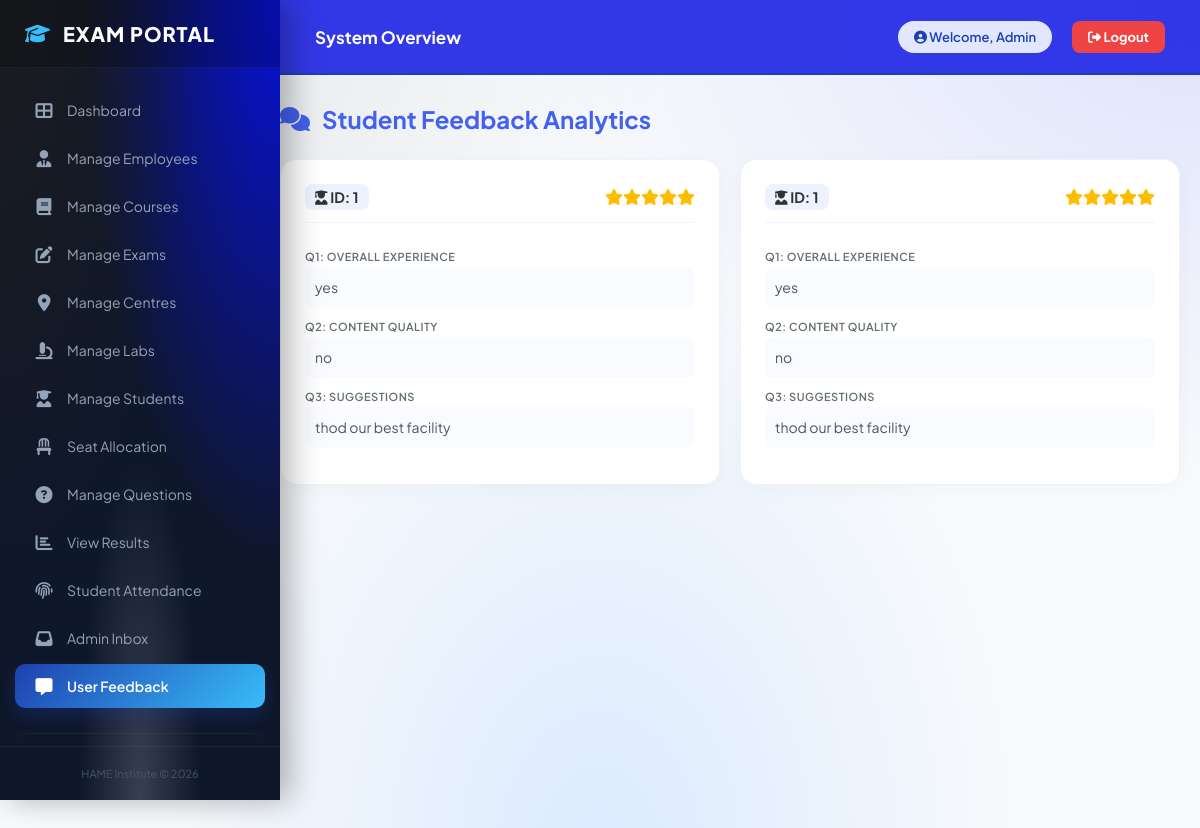
The app's page /admin/feedback.php with its own data.
### tables this page shows
CREATE TABLE `feedback` (
  `id` int(11) NOT NULL,
  `student_id` int(11) DEFAULT NULL,
  `exam_id` int(11) DEFAULT NULL,
  `rating` int(11) DEFAULT NULL,
  `q1` text DEFAULT NULL,
  `q2` text DEFAULT NULL,
  `q3` text DEFAULT NULL,
  `created_at` timestamp NOT NULL DEFAULT current_timestamp()
);

### admin/feedback.php (the view, shortened to what this page needs)
<?php
include "../config.php";
include "sidebar.php";
?>
<!DOCTYPE html>
<html lang="en">
<head>
    <link rel="stylesheet" href="https://cdnjs.cloudflare.com/ajax/libs/font-awesome/6.4.0/css/all.min.css">
</head>
<body>
<div class="main-container">
    <h3 class="page-title">
        <i class="fa-solid fa-comments"></i> Student Feedback Analytics
    </h3>
    <div class="feedback-grid">
        <?php
        $res = mysqli_query($conn, "SELECT * FROM feedback ORDER BY id DESC");
        if(mysqli_num_rows($res) > 0) {
            while($row = mysqli_fetch_assoc($res)) {
                ?>
                <div class="feedback-card">
                    <div class="card-header">
                        <span class="student-id">
                            <i class="fa-solid fa-user-graduate me-1"></i> ID: <?php echo $row['student_id']; ?>
                        </span>
                        <span class="rating-badge">
                            <?php
                                for($i=1; $i<=5; $i++){
                                    if($i <= $row['rating']) echo '<i class="fa-solid fa-star"></i>';
                                    else echo '<i class="fa-regular fa-star" style="color:#cbd5e0"></i>';
                                }
                            ?>
                        </span>
                    </div>
                    <div class="question-box">
                        <span class="q-label">Q1: Overall Experience</span>
                        <span class="q-text"><?php echo $row['q1']; ?></span>
                        <span class="q-label">Q2: Content Quality</span>
                        <span class="q-text"><?php echo $row['q2']; ?></span>
                        <span class="q-label">Q3: Suggestions</span>
                        <span class="q-text"><?php echo $row['q3']; ?></span>
                    </div>
                </div>
                <?php
            }
        } else {
            echo "<div class='empty-state'>
                    <i class='fa-regular fa-face-meh' style='font-size:48px; margin-bottom:15px; display:block;'></i>
                    No feedback received yet.
                  </div>";
        }
        ?>
    </div>
</div>
</body>
</html>

### admin/sidebar.php (style rules this page uses)
:root { --primary-blue: #1e40af; --dark-navy: #0f172a; --sky-accent: #38bdf8; --light-blue-bg: #f0f7ff; --sidebar-width: 280px; --topbar-height: 75px; }
* { box-sizing: border-box; }
body { margin: 0; padding: 0; font-family: 'Plus Jakarta Sans', sans-serif; background-color: #eef2ff; background-image: radial-gradient(at 0% 0%, rgba(15, 18, 28, 0.1) 0px, transparent 40%), radial-gradient(at 100% 0%, rgba(14, 26, 250, 0.1) 0px, transparent 40%), radial-gradient(at 50% 100%, rgba(219, 234, 254, 1) 0px, transparent 50%); background-attachment: fixed; min-height: 100vh; }

### admin/feedback.php (style rules this page uses)
:root { --primary: #4361ee; --bg: #f8fafc; --surface: #ffffff; --text-main: #2d3436; --text-muted: #636e72; --star: #ffbc00; }
body { font-family: 'Plus Jakarta Sans', sans-serif; background-color: var(--bg); margin: 0; color: var(--text-main); }
.main-container { padding: 20px; margin-top: 60px; max-width: 1400px; margin-left: auto; margin-right: auto; }
@media (min-width: 992px) { .main-container { padding-left: 280px; } }
.page-title { font-size: 24px; font-weight: 700; color: var(--primary); margin-bottom: 25px; display: flex; align-items: center; gap: 12px; }
.feedback-grid { display: grid; grid-template-columns: repeat(auto-fill, minmax(320px, 1fr)); gap: 20px; }
.feedback-card { background: var(--surface); border-radius: 16px; padding: 24px; box-shadow: 0 4px 20px rgba(0, 0, 0, 0.03); border: 1px solid #edf2f7; transition: transform 0.3s ease, box-shadow 0.3s ease; display: flex; flex-direction: column; justify-content: space-between; }
.card-header { display: flex; justify-content: space-between; align-items: center; margin-bottom: 15px; border-bottom: 1px solid #f1f5f9; padding-bottom: 12px; }
.student-id { font-weight: 700; color: var(--text-main); font-size: 0.9rem; background: #eef2ff; padding: 4px 10px; border-radius: 8px; }
.rating-badge { color: var(--star); font-weight: 700; font-size: 1rem; }
.question-box { margin-top: 12px; }
.q-label { font-size: 11px; text-transform: uppercase; letter-spacing: 0.5px; color: var(--text-muted); font-weight: 600; margin-bottom: 4px; display: block; }
.q-text { font-size: 14px; line-height: 1.5; color: #4b5563; margin-bottom: 12px; display: block; background: #f9fbff; padding: 10px; border-radius: 8px; }

### records on screen
feedback: student "1", rating 5 (drawn), q1 "yes", q2 "no", q3 "thod our best facility"
feedback: student "1", rating 5 (drawn), q1 "yes", q2 "no", q3 "thod our best facility"
